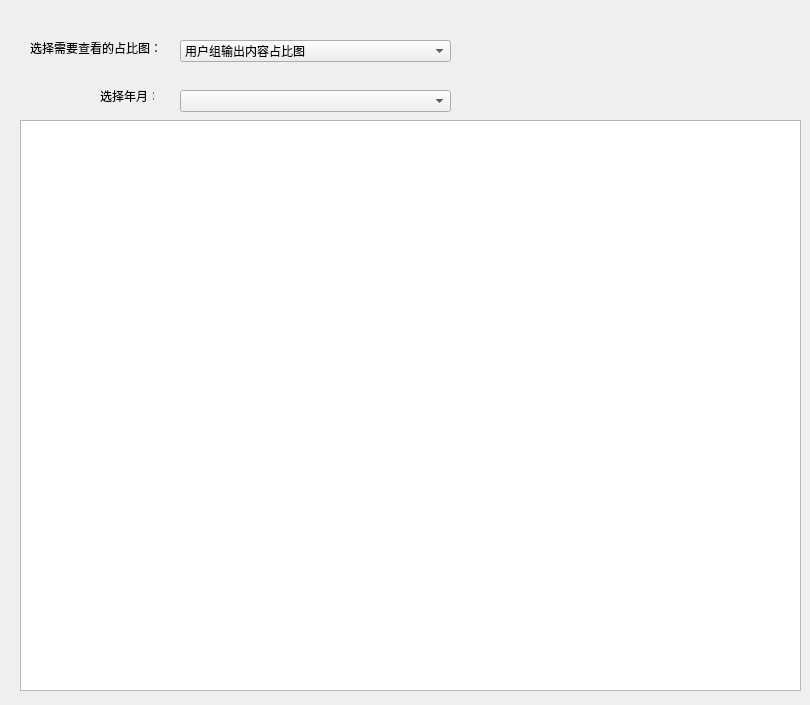
<?xml version="1.0" encoding="UTF-8"?>
<ui version="4.0">
 <class>Form</class>
 <widget class="QWidget" name="Form">
  <property name="geometry">
   <rect>
    <x>0</x>
    <y>0</y>
    <width>810</width>
    <height>705</height>
   </rect>
  </property>
  <property name="windowTitle">
   <string>Form</string>
  </property>
  <widget class="QLabel" name="label">
   <property name="geometry">
    <rect>
     <x>30</x>
     <y>40</y>
     <width>161</width>
     <height>16</height>
    </rect>
   </property>
   <property name="text">
    <string>选择需要查看的占比图：</string>
   </property>
  </widget>
  <widget class="QComboBox" name="comboBox">
   <property name="geometry">
    <rect>
     <x>180</x>
     <y>40</y>
     <width>271</width>
     <height>22</height>
    </rect>
   </property>
   <item>
    <property name="text">
     <string>用户组输出内容占比图</string>
    </property>
   </item>
  </widget>
  <widget class="QLabel" name="label_2">
   <property name="geometry">
    <rect>
     <x>100</x>
     <y>90</y>
     <width>54</width>
     <height>12</height>
    </rect>
   </property>
   <property name="text">
    <string>选择年月：</string>
   </property>
  </widget>
  <widget class="QGraphicsView" name="graphicsView">
   <property name="geometry">
    <rect>
     <x>20</x>
     <y>120</y>
     <width>781</width>
     <height>571</height>
    </rect>
   </property>
  </widget>
  <widget class="QComboBox" name="comboBox_2">
   <property name="geometry">
    <rect>
     <x>180</x>
     <y>90</y>
     <width>271</width>
     <height>22</height>
    </rect>
   </property>
  </widget>
 </widget>
 <resources/>
 <connections/>
</ui>
